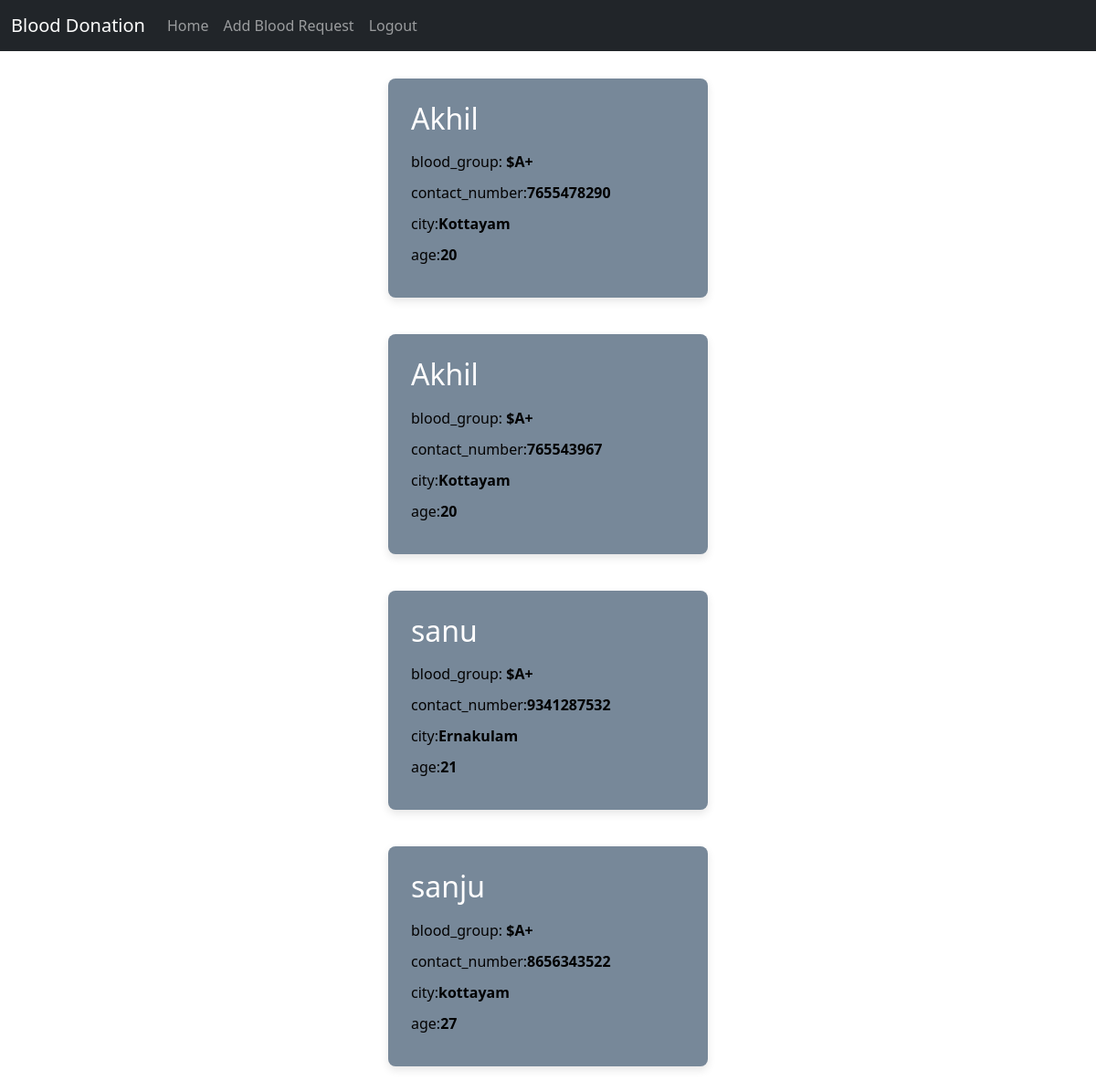
Before: /view_register_donate/ with the older database file.
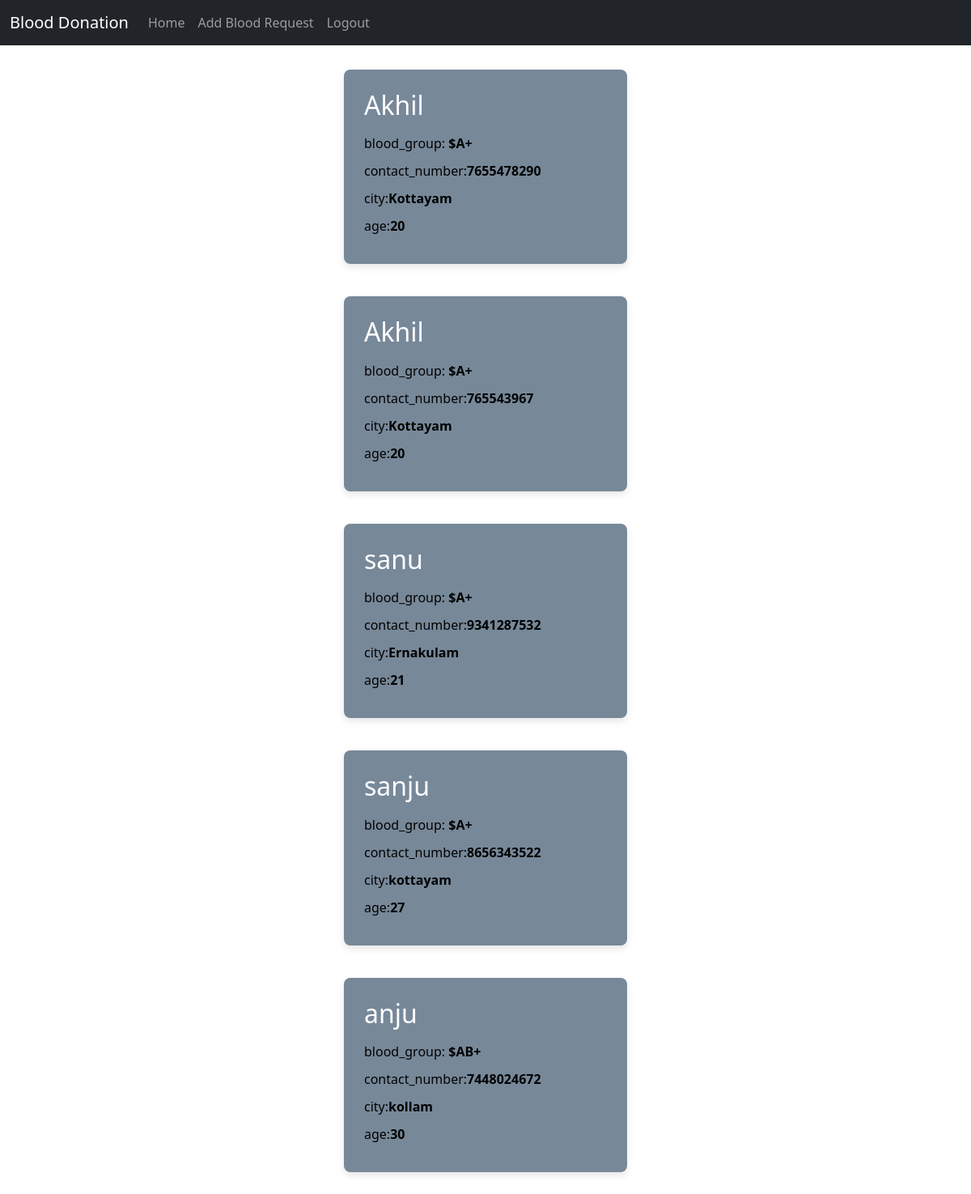
After: the same page with the newer database file.
### app/models.py (models this page shows, shortened)
class Donor(models.Model):
    name = models.TextField()
    blood_group = models.CharField(max_length=10)
    contact_number = models.CharField(max_length=15)
    city = models.CharField(max_length=50)
    age = models.PositiveIntegerField()

### app/views.py (the view, shortened to what this page needs)
# urls.py: path('view_register_donate/',views.view_register_donate),
def view_register_donate(request):
    donors = Donor.objects.all()
    return render(request, 'admin/viewregisterdonate.html', {'donors': donors})

### template/admin/viewregisterdonate.html (shortened to what this page needs)
<!DOCTYPE html>
<html lang="en">
<head>
  <link href="https://cdn.jsdelivr.net/npm/bootstrap@5.3.3/dist/css/bootstrap.min.css" rel="stylesheet">
</head>
<body>
  <nav class="navbar navbar-expand-sm bg-dark navbar-dark">
    <div class="container-fluid">
      <a class="navbar-brand" href="#">Blood Donation</a>
      <div class="collapse navbar-collapse" id="collapsibleNavbar">
        <ul class="navbar-nav">
          <li class="nav-item">
            <a class="nav-link" href="/">Home</a>
          </li>
          <li class="nav-item">
            <a class="nav-link" href="../add_blood_request">Add Blood Request</a>
          </li>
          <li class="nav-item">
            <a class="nav-link" href="../logout">Logout</a>
          </li>
        </ul>
      </div>
    </div>
  </nav>
  <div class="container">
    <div class="row">
      {% for donor in donors %}
      <div class="col-lg-12">
        <div class="col-lg-7">
          <h1 class="mb-3">{{donor.name }}</h1>
          <p>blood_group: <span class="text-success fw-bold">${{donor.blood_group}}</span></p>
          <p>contact_number:<span class="text-success fw-bold">{{donor.contact_number}}</span></p>
          <p>city:<span class="text-success fw-bold">{{donor.city}}</span></p>
          <p>age:<span class="text-success fw-bold">{{donor.age}}</span></p>
        </div>
      </div>
      {% endfor %}
    </div>
  </div>
</body>
</html>

Changed rows visible on the page:
added Donor: name "anju", blood_group "AB+", contact_number "7448024672", city "kollam", age "30"
